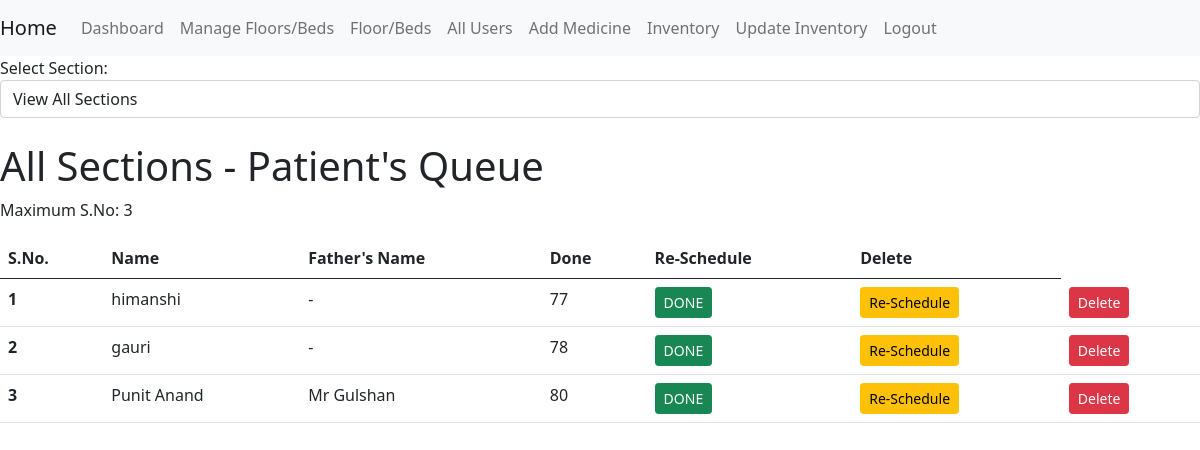
Screenshot of /queue (signed in) with the database file from the repository.
### app.py (models this page shows, shortened)
class Patient_details(db.Model):
    id = db.Column(db.Integer, primary_key=True)
    name = db.Column(db.Text)
    gender = db.Column(db.Text)
    state = db.Column(db.Text)
    phn_no = db.Column(db.Integer)
    weight = db.Column(db.Integer)
    age = db.Column(db.Integer)
    blood_group = db.Column(db.Text)
    fathers_name = db.Column(db.Text)
    section = db.Column(db.Text)
    can_view_records = db.Column(db.Boolean, default=True, nullable=False, server_default='1')

### app.py (the view)
@app.route('/queue', methods=['GET'])
@login_required
def queue_by_section():
    section = request.args.get('section', 'All Sections')  # Default to 'All Sections' if not provided
    allowed_sections = ['General Medicine', 'Pediatrics', 'Orthopedics', 'Cardiology', 'All Sections']
    if section not in allowed_sections:
        section = 'All Sections'  # Fallback to default
    if section == 'All Sections':
        all_patients = Patient_details.query.filter_by(can_view_records=True).all()
    else:
        all_patients = Patient_details.query.filter_by(section=section, can_view_records=True).all()
    total_patients = len(all_patients)
    return render_template('queue.html', all_patients=all_patients, total_patients=total_patients, section=section)

### app.py (called while the page is built)
@login_manager.user_loader
def load_user(user_id):
    return User.query.get(int(user_id))

### templates/queue.html (shortened to what this page needs)
{% extends "base.html" %}
{% block content %}
<form action="{{ url_for('queue_by_section') }}" method="get" class="mb-4">
    <div class="form-group">
        <label for="section">Select Section:</label>
        <select name="section" id="section" class="form-control" onchange="this.form.submit()">
            <option value="All Sections" {% if section == 'All Sections' %}selected{% endif %}>View All Sections</option>
        </select>
    </div>
</form>
<h1>{{ section }} - Patient's Queue</h1>
<p>Maximum S.No: {{ total_patients }}</p>
<table class="table">
    <thead>
        <tr>
            <th scope="col">S.No.</th>
            <th scope="col">Name</th>
            <th scope="col">Father's Name</th>
            <th scope="col">Done</th>
            <th scope="col">Re-Schedule</th>
            <th scope="col">Delete</th>
        </tr>
    </thead>
    <tbody>
        {% for patient in all_patients %}
        <tr>
            <th scope="row">{{ loop.index }}</th>
            <td>{{ patient.name }}</td>
            <td>{{ patient.fathers_name }}</td>
            <td>{{ patient.id }}</td>
            <td>
                <form action="{{ url_for('mark_done', id=patient.id) }}?section={{ section }}" method="post">
                    <button type="submit" class="btn btn-sm btn-success">DONE</button>
                </form>
            </td>
            <td>
                <form action="{{ url_for('reschedule_patient', id=patient.id) }}?section={{ section }}" method="post">
                    <button type="submit" class="btn btn-sm btn-warning">Re-Schedule</button>
                </form>
            </td>
            <td>
                <form action="{{ url_for('delete_patient', id=patient.id) }}?section={{ section }}" method="post">
                    <button type="submit" class="btn btn-sm btn-danger">Delete</button>
                </form>
            </td>
        </tr>
        {% endfor %}
    </tbody>
</table>
{% endblock %}

### rows the page displays
Patient_details: name "himanshi", fathers_name "-", id "77"
Patient_details: name "gauri", fathers_name "-", id "78"
Patient_details: name "Punit Anand", fathers_name "Mr Gulshan", id "80"

### other values shown
{{ section }} "All Sections"
{{ total_patients }} "3"
